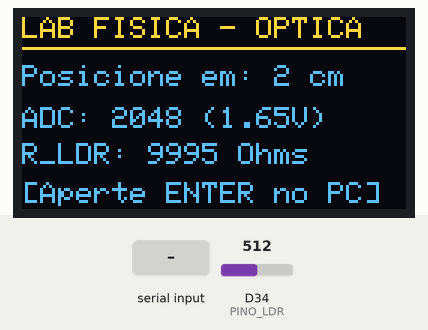
This sketch was run on a simulated Arduino Due. On the bench: 128×64 one-colour display. The test bench sets the inputs (shaded band); at power-on: D34 (PINO_LDR) = 512 (analog values on the 0–1023 scale). The OLED is the two-colour kind (top 16 rows yellow); what the sketch prints to the serial monitor is not drawn.

Above: at 1.7 s.
1.8 s: "1\n" received over Serial
3.5 s: D34 (PINO_LDR) set to 716
At 4.6 s:
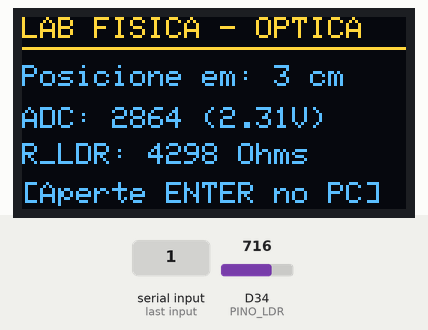
5.1 s: "0\n" received over Serial
At 6.6 s:
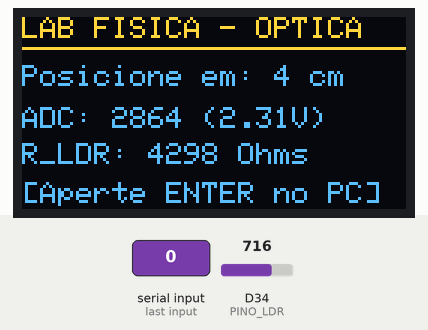
6.9 s: D34 (PINO_LDR) set to 900
At 8.4 s:
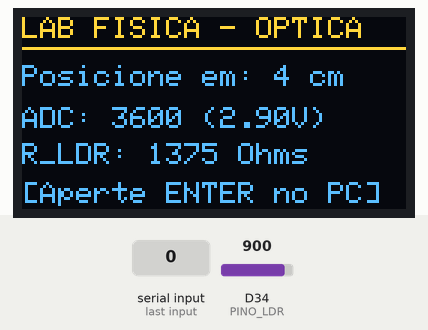
8.7 s: D34 (PINO_LDR) set to 1023
At 9.3 s:
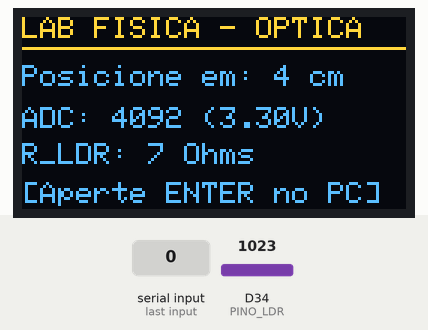
Timing chart, 0 to 11.5 s (numbered marks = the images above; inputs shaded):
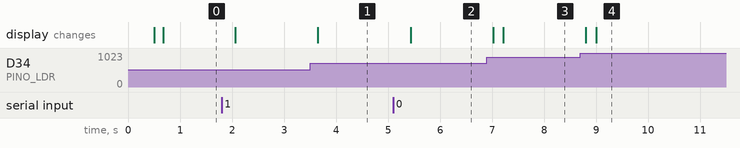

The sketch:

projeto_Optica_Fisica.ino
```cpp
#include <Wire.h>
#include <Adafruit_GFX.h>
#include <Adafruit_SSD1306.h>
#include <math.h>

#define SCREEN_WIDTH 128
#define SCREEN_HEIGHT 64
Adafruit_SSD1306 display(SCREEN_WIDTH, SCREEN_HEIGHT, &Wire, -1);

const int PINO_LDR = 34;

const int num_medidas = 9;
float distancias[num_medidas] = {2.0, 3.0, 4.0, 5.0, 6.0, 8.0, 10.0, 12.0, 15.0};
int indice_atual = 0;

const float R_FIXO = 10000.0; // Resistor fixo de 10k Ohms no divisor de tensão

void imprimirCabecalho() {
  Serial.println();
  Serial.println("=========================================================");
  Serial.println("EXPERIMENTO DE FOTOMETRIA E CARACTERIZACAO DO SENSOR LDR");
  Serial.println("Aperte ENTER p/ medir | Digite 'r' + ENTER p/ reiniciar");
  Serial.println("=========================================================");
  Serial.println("Distancia_cm,ADC_Medio,Tensao_V,Resistencia_Ohms,ln_d,ln_R");
}

void setup() {
  Serial.begin(115200);
  delay(500);

  analogReadResolution(12);

  if(!display.begin(SSD1306_SWITCHCAPVCC, 0x3C)) {
    Serial.println(F("Erro ao iniciar o display OLED!"));
    for(;;);
  }
  display.clearDisplay();
  display.setTextColor(SSD1306_WHITE);

  imprimirCabecalho();
}

// Filtro de Média Móvel (Oversampling de 200 amostras para remover ruído)
float lerADCFiltrado() {
  long soma = 0;
  for(int i = 0; i < 200; i++) {
    soma += analogRead(PINO_LDR);
    delayMicroseconds(500);
  }
  return (float)soma / 200.0;
}

void loop() {
  float adc = lerADCFiltrado();
  if (adc >= 4094.0) adc = 4094.0;
  if (adc <= 1.0) adc = 1.0;

  float tensao = (adc / 4095.0) * 3.3;
  // Fórmula para LDR ligado no 3.3V e Resistor fixo de 10k ligado no GND:
  float r_ldr = R_FIXO * ((4095.0 - adc) / adc);

  display.clearDisplay();
  display.setTextSize(1);
  display.setCursor(0, 0);
  display.println("LAB FISICA - OPTICA");
  display.drawLine(0, 10, 128, 10, SSD1306_WHITE);

  if (indice_atual < num_medidas) {
    display.setCursor(0, 16);
    display.print("Posicione em: ");
    display.print(distancias[indice_atual], 0);
    display.println(" cm");

    display.setCursor(0, 30);
    display.print("ADC: ");
    display.print(adc, 0);
    display.print(" (");
    display.print(tensao, 2);
    display.println("V)");

    display.setCursor(0, 42);
    display.print("R_LDR: ");
    display.print(r_ldr, 0);
    display.println(" Ohms");

    display.setCursor(0, 55);
    display.print("[Aperte ENTER no PC]");
  } else {
    display.setCursor(0, 22);
    display.println("COLETA FINALIZADA!");
    display.setCursor(0, 38);
    display.println("Digite 'r' + ENTER");
    display.setCursor(0, 48);
    display.println("para medir de novo.");
  }
  display.display();

  if (Serial.available() > 0) {
    String comando = Serial.readStringUntil('\n');
    comando.trim();

    if (comando == "r" || comando == "R") {
      indice_atual = 0;
      imprimirCabecalho();
    } else if (indice_atual < num_medidas) {
      float d = distancias[indice_atual];
      float ln_d = log(d);
      float ln_R = log(r_ldr);

      Serial.printf("%.1f,%.1f,%.3f,%.1f,%.4f,%.4f\n", d, adc, tensao, r_ldr, ln_d, ln_R);
      Serial.flush();

      indice_atual++;
    }
  }

  delay(50);
}
```

Measured:
- after the input at 3.5 s, the display: changes after 0.15 s (image 1)
- after the input at 5.1 s, the display: changes after 0.34 s (image 2)
- after the input at 6.9 s, the display: first changes after 0.12 s (image 3 shows a later state)
- after the input at 8.7 s, the display: first changes after 0.10 s (image 4 shows a later state)
